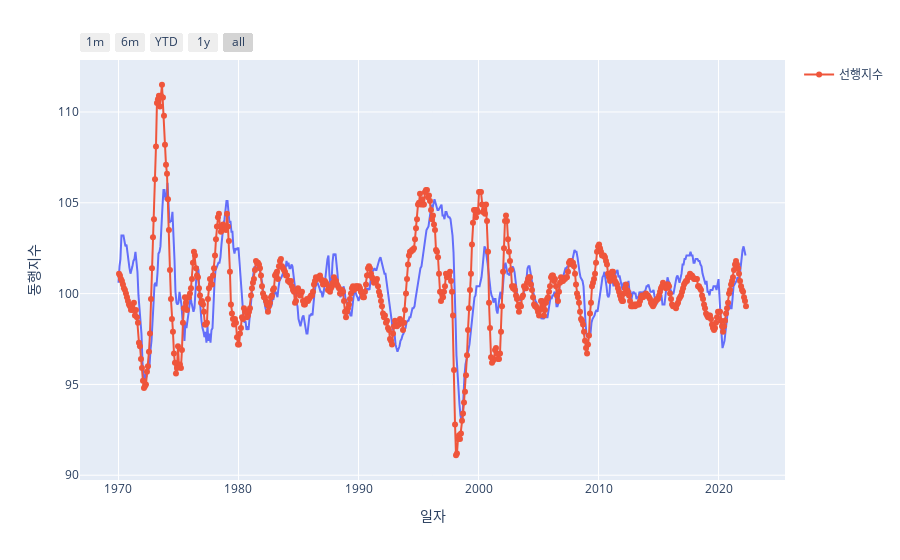

This figure's notebook cell:
### Code cell
import plotly.graph_objects as go
import plotly.express as px

fig = px.line(df_index, x='일자', y='동행지수', hover_data={"일자": "|%Y %B %d"})

fig.add_trace(go.Scatter(
    name="선행지수",
    mode="markers+lines", x=df_index['일자'], y=df_index["선행지수"],
    xperiod="M1",
    xperiodalignment="middle"
))

fig.update_xaxes(
    rangeslider_visible=False,
    rangeselector=dict(
        buttons=list([
            dict(count=1, label="1m", step="month", stepmode="backward"),
            dict(count=6, label="6m", step="month", stepmode="backward"),
            dict(count=1, label="YTD", step="year", stepmode="todate"),
            dict(count=1, label="1y", step="year", stepmode="backward"),
            dict(step="all")
        ])
    )
)

### Figure 1 — Plotly figure (JSON) as saved in the notebook; plotly's stock layout.template omitted (floating-point values rounded to 4 significant figures; data arrays with more than 128 entries replaced by an {"elided": "..."} marker saying what was removed)
{"data": [{"hovertemplate": "일자=%{x|%Y %B %d}<br>동행지수=%{y}<extra></extra>", "legendgroup": "", "line": {"color": "#636efa", "dash": "solid"}, "marker": {"symbol": "circle"}, "mode": "lines", "name": "", "orientation": "v", "showlegend": false, "type": "scatter", "x": {"elided": "628 str values"}, "xaxis": "x", "y": {"elided": "628 float values"}, "yaxis": "y"}, {"mode": "markers+lines", "name": "선행지수", "type": "scatter", "x": {"elided": "628 str values"}, "xperiod": "M1", "xperiodalignment": "middle", "y": {"elided": "628 float values"}}], "layout": {"legend": {"tracegroupgap": 0}, "margin": {"t": 60}, "xaxis": {"anchor": "y", "domain": [0, 1], "rangeselector": {"buttons": [{"count": 1, "label": "1m", "step": "month", "stepmode": "backward"}, {"count": 6, "label": "6m", "step": "month", "stepmode": "backward"}, {"count": 1, "label": "YTD", "step": "year", "stepmode": "todate"}, {"count": 1, "label": "1y", "step": "year", "stepmode": "backward"}, {"step": "all"}]}, "rangeslider": {"visible": false}, "title": {"text": "일자"}}, "yaxis": {"anchor": "x", "domain": [0, 1], "title": {"text": "동행지수"}}}}
